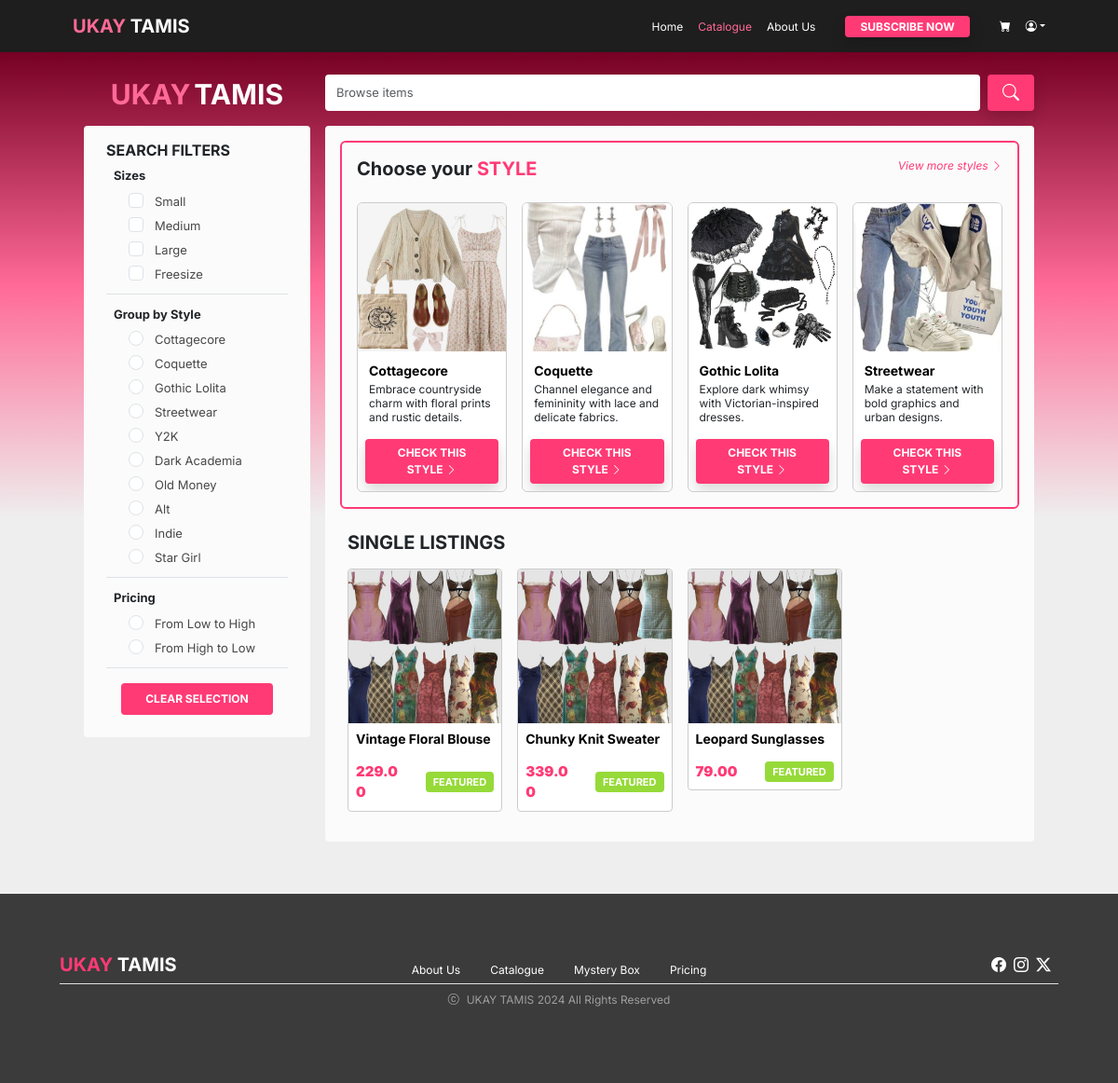
The app's page /catalogue_page.php with its own data.
### tables this page shows
CREATE TABLE `style` (
    `style_id` varchar(10) NOT NULL,
    `style` varchar(50) DEFAULT NULL,
    `style_description` text DEFAULT NULL,
    `style_img_url` varchar(50) DEFAULT NULL
  );

CREATE TABLE `item` (
  `item_id` varchar(10) NOT NULL,
  `style_id` varchar(10) DEFAULT NULL,
  `item_name` varchar(100) DEFAULT NULL,
  `item_description` varchar(255) DEFAULT NULL,
  `style` varchar(50) DEFAULT NULL,
  `price` decimal(10,2) DEFAULT NULL,
  `size` enum('XS','S','M','L','XL','XXL') DEFAULT NULL,
  `color` varchar(50) DEFAULT NULL,
  `item_img_url` varchar(45) DEFAULT NULL,
  `transaction_id` int(11) DEFAULT NULL,
  `order_number` varchar(20) DEFAULT NULL
);

### server/get_featured_style.php (called while the page is built)
<?php
    include('connection.php');
    $stmt = $conn -> prepare ("SELECT * FROM style LIMIT 4");
    $stmt -> execute();
    $featured_styles = $stmt -> get_result();
?>

### server/get_featured_item.php (called while the page is built)
<?php
    include('connection.php');
    $stmt = $conn -> prepare ("SELECT * FROM item LIMIT 4");
    $stmt -> execute();
    $featured_styles = $stmt -> get_result();
?>

### catalogue_page.php (the view, shortened to what this page needs)
<!DOCTYPE html>
<html lang="en">
<head>
    <?php include 'head_resource.php';?>
    <link rel="stylesheet" href="css/catalogue.css">
</head>
<body class="gray_bg2">
    <?php
        if (isset($_SESSION['logged_in'])) {
            include 'auth_nav_bar.php';
        } else {
            include 'nav_bar.php';
        }
    ?>
    <div class="container-fluid gradient_pink p-0">
        <div class="container px-5 pt-3">
           <div class="row px-3">
                <div class="col-sm-3 brand_logo d-none d-sm-block pt-1 white_text m-auto">
                    <a class="navbar-brand page_title text-center d-flex justify-content-center" href="landing_page.php"><span class="pink_highlight me-1">UKAY</span>TAMIS</a>
                </div>
                <div class="col-sm-9 p-2">
                    <form class="d-flex m-0 border-0 search_label" role="search">
                        <input class="form-control me-2 rounded-1 border-0 focus-ring focus-ring-light" type="search" placeholder="Browse items" aria-label="Search">
                        <div class="pink_btn">
                            <button class="btn btn-dark border-0 px-3 shadow rounded-1" type="submit"><i class="bi bi-search"></i></button>
                        </div>
                    </form>
                </div>
           </div>
        </div>
        <div class="container px-5">
            <div class="row px-3">
                <div class="col-sm-3 d-none d-sm-block p-2">
                    <div class="gray_bg rounded-1 pt-3 px-4 pb-4">
                        <h6 class="bold_header m-0">SEARCH FILTERS</h6>
                        <div class="border-bottom border-1 filter_title filter_content p-2">
                            <p class="mb-1">Sizes</p>
                            <div class="form-check ms-3">
                                <input class="form-check-input" type="checkbox" value="" id="small">
                                <label class="form-check-label ms-1" for="small">Small</label>
                            </div>
                            <div class="form-check ms-3">
                                <input class="form-check-input" type="checkbox" value="" id="medium">
                                <label class="form-check-label ms-1" for="small">Medium</label>
                            </div>
                            <div class="form-check ms-3">
                                <input class="form-check-input" type="checkbox" value="" id="large">
                                <label class="form-check-label ms-1" for="small">Large</label>
                            </div>
                            <div class="form-check ms-3">
                                <input class="form-check-input" type="checkbox" value="" id="freesize">
                                <label class="form-check-label ms-1" for="small">Freesize</label>
                            </div>
                        </div>
                        <div class="border-bottom border-1 filter_title filter_content p-2">
                            <p class="my-1">Group by Style</p>
                            <div class="form-check ms-3">
                                <input class="form-check-input" name="sort" type="radio" value="" id="style_cottagecore">
                                <label class="form-check-label ms-1" for="style_cottagecore">Cottagecore</label>
                            </div>
                            <div class="form-check ms-3">
                                <input class="form-check-input" name="sort" type="radio" value="" id="style_coquette">
                                <label class="form-check-label ms-1" for="style_coquette">Coquette</label>
                            </div>
                            <div class="form-check ms-3">
                                <input class="form-check-input" name="sort" type="radio" value="" id="style_gothic_lolita">
                                <label class="form-check-label ms-1" for="style_gothic_lolita">Gothic Lolita</label>
                            </div>
                            <div class="form-check ms-3">
                                <input class="form-check-input" name="sort" type="radio" value="" id="style_streetwear">
                                <label class="form-check-label ms-1" for="style_streetwear">Streetwear</label>
                            </div>
                            <div class="form-check ms-3">
                                <input class="form-check-input" name="sort" type="radio" value="" id="style_y2k">
                                <label class="form-check-label ms-1" for="style_y2k">Y2K</label>
                            </div>
                            <div class="form-check ms-3">
                                <input class="form-check-input" name="sort" type="radio" value="" id="style_dark_academia">
                                <label class="form-check-label ms-1" for="style_dark_academia">Dark Academia</label>
                            </div>
                            <div class="form-check ms-3">
                                <input class="form-check-input" name="sort" type="radio" value="" id="style_old_money">
                                <label class="form-check-label ms-1" for="style_old_money">Old Money</label>
                            </div>
                            <div class="form-check ms-3">
                                <input class="form-check-input" name="sort" type="radio" value="" id="style_alt">
                                <label class="form-check-label ms-1" for="style_alt">Alt</label>
                            </div>
                            <div class="form-check ms-3">
                                <input class="form-check-input" name="sort" type="radio" value="" id="style_indie">
                                <label class="form-check-label ms-1" for="style_indie">Indie</label>
                            </div>
                            <div class="form-check ms-3">
                                <input class="form-check-input" name="sort" type="radio" value="" id="style_star_girl">
                                <label class="form-check-label ms-1" for="style_star_girl">Star Girl</label>
                            </div>
                        </div>
                        <div class="border-bottom border-1 filter_title filter_content p-2">
                            <p class="my-1">Pricing</p>
                            <div class="form-check ms-3">
                                <input class="form-check-input" name="price" type="radio" value="" id="low_high">
                                <label class="form-check-label ms-1" for="low_high">From Low to High</label>
                            </div>
                            <div class="form-check ms-3">
                                <input class="form-check-input" name="price" type="radio" value="" id="high_low">
                                <label class="form-check-label ms-1" for="high_low">From High to Low</label>
                            </div>
                        </div>
                        <div class="mt-3 mx-2 mb-0 px-2 pink_btn2">
                            <button class="btn w-100 border-0 p-2 rounded-1 text-decoration-none" href="#">CLEAR SELECTION</i></button>
                        </div>
                    </div>
                </div>
                <div class="col-sm-9 p-2">
                    <div class="gray_bg rounded-1 p-3">
                        <div class="rounded-2 pt-3 px-3 style_con">
                            <div class="row g-3 mb-3 center_align">
                                <div class="pink_btn2 row mt-2 p-2 view_more_link">
                                    <h5 class="col bold_header mb-0 p-0 mx-0">Choose your <span class="pink_highlight2">STYLE</span></h5>
                                    <a class="col-sm-3 border-0 p-0 rounded-1 justify-content-end text-decoration-none text-end d-none d-sm-block" href="#">View more styles <i class="bi bi-chevron-right"></i></a>
                                </div>
                                <?php include('server/get_featured_style.php'); ?>
                                <?php while ($row = $featured_styles->fetch_assoc()) { ?>
                                <div class="col-sm-3">
                                    <div class="card overflow-hidden item_card style_card_info mb-0">
                                        <img src="resources/<?php echo $row['style_img_url']; ?>" class="img-fluid card-img-top rounded-top-1" alt="item">
                                        <div class="card-body p-2 pink_btn2">
                                            <p class="item_name my-1 mx-1"><?php echo $row['style']; ?></p>
                                            <p class="style_info mx-1"><?php echo $row['style_description']; ?></p>
                                            <a href="<?php echo "style_box.php?style_id=" . $row['style_id'] ?>"><button class="check_style_btn btn btn-dark border-0 px-3 shadow rounded-1 w-100" type="submit">CHECK THIS STYLE <i class="bi bi-chevron-right"></i></button></a>
                                        </div>
                                    </div>
                                </div>
                                <?php } ?>
                            </div>
                        </div>
                        <div class="row g-3 mb-3 px-2">
                            <div class="recom_header mt-3 pt-4 mb-0">
                                <h5 class="bold_header p-0 m-0">SINGLE LISTINGS</h5>
                            </div>
                            <?php include('server/get_featured_item.php'); ?>
                            <?php while ($row = $featured_styles->fetch_assoc()) { ?>
                            <div class="col-sm-3">
                                <a href="<?php echo "item.php?item_id=" . $row['item_id'] ?>" class="text-decoration-none">
                                    <div class="card overflow-hidden rounded-1 card_content item_card">
                                        <img src="resources/<?php echo $row['item_img_url']; ?>" class="img-fluid card-img-top rounded-top-1" alt="item">
                                        <div class="card-body p-2">
                                            <p class="item_name"><?php echo $row['item_name']; ?></p>
                                            <div class="row p-0 d-flex justify-content-between">
                                                <div class="col-5 m-0 text-align-left">
                                                    <p class="card-text item_price m-0"><?php echo $row['price']; ?></p>
                                                </div>
                                                <div class="col-6 m-0 bold_header center_text center_align justify-content-end">
                                                    <p class="rounded-1 tag_green m-0 px-2 py-1">FEATURED</p>
                                                </div>
                                            </div>
                                        </div>
                                    </div>
                                </a>
                            </div>
                            <?php } ?>
                        </div>
                    </div>
                </div>
            </div>
        </div>
    <?php include 'contact_us.php'?>
    </div>
</body>
</html>

### records on screen
style: style_img_url (picture), style "Cottagecore", style_description "Embrace countryside charm with floral prints and rustic details."
style: style_img_url (picture), style "Coquette", style_description "Channel elegance and femininity with lace and delicate fabrics."
style: style_img_url (picture), style "Gothic Lolita", style_description "Explore dark whimsy with Victorian-inspired dresses."
style: style_img_url (picture), style "Streetwear", style_description "Make a statement with bold graphics and urban designs."
item: item_img_url (picture), item_name "Vintage Floral Blouse", price "229.00"
item: item_img_url (picture), item_name "Chunky Knit Sweater", price "339.00"
item: item_img_url (picture), item_name "Leopard Sunglasses", price "79.00"
